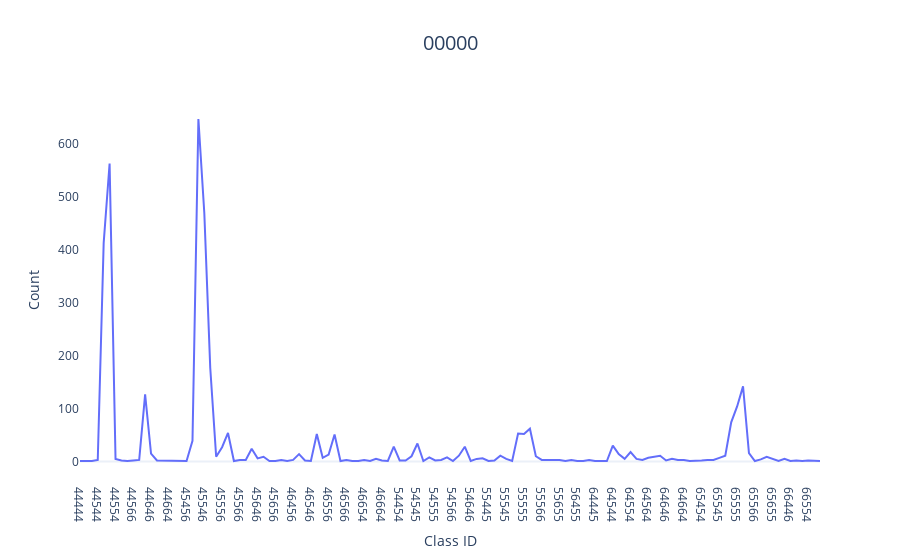
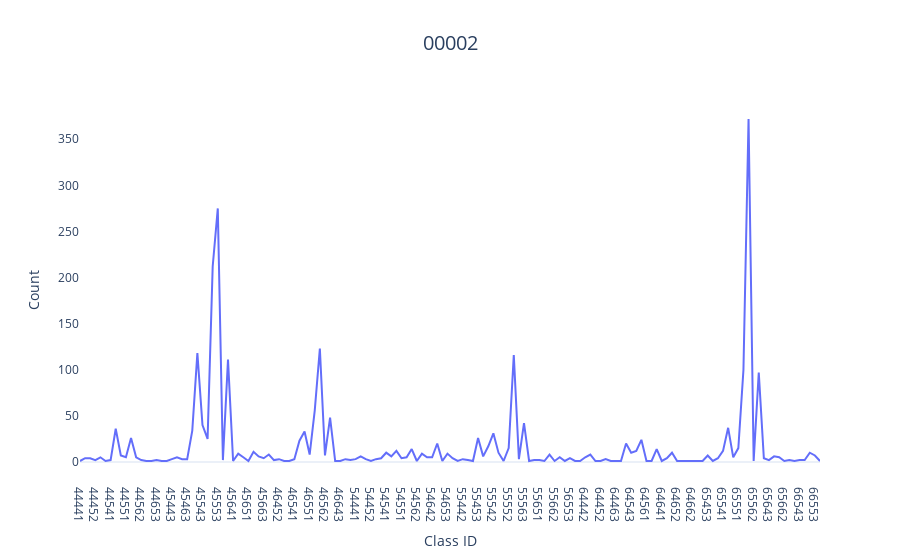
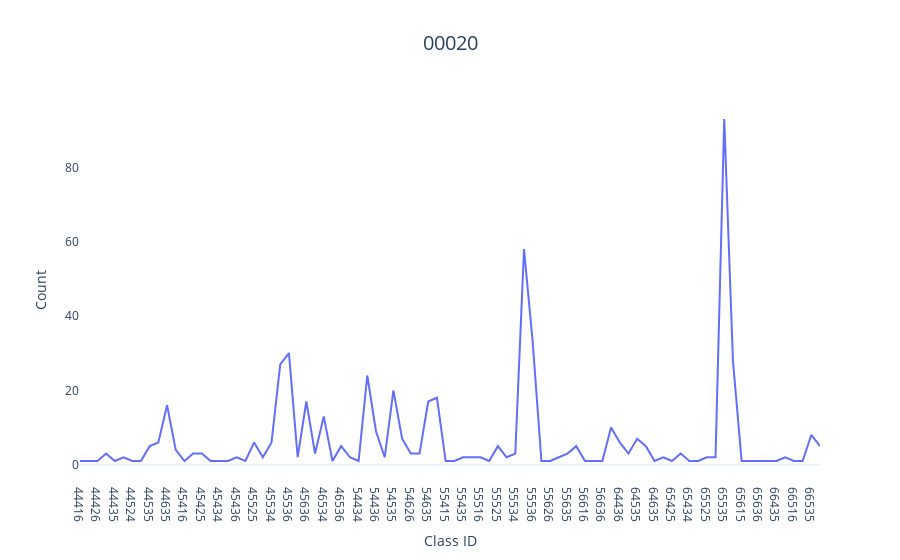
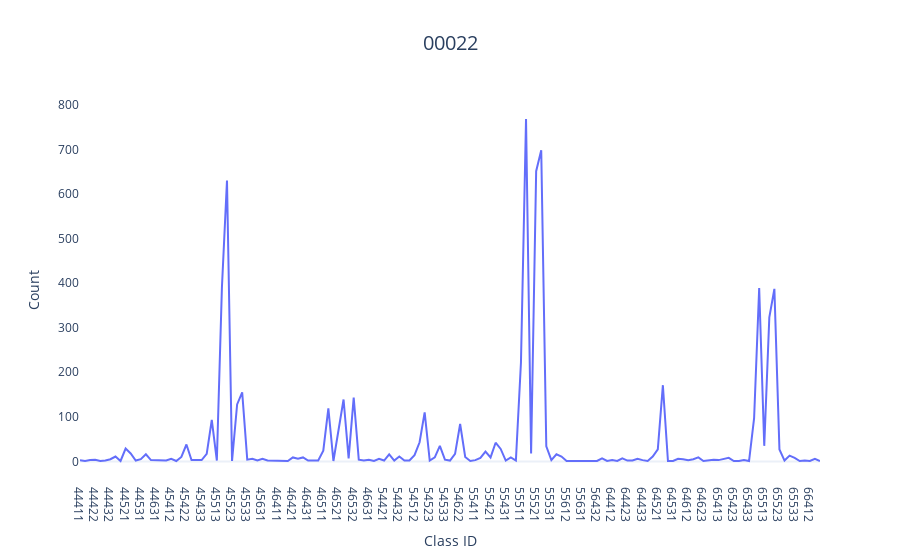

Here is the notebook cell these charts were saved with, in order:
### Code cell
PDB_SS.plot_binary_to_sixclass_incidence(light=True, save=False, savedir='/Users/egs/repos/proteusPy/documents/classes')

### Figure 1 — Plotly figure (JSON) as saved in the notebook; plotly's stock layout.template omitted (floating-point values rounded to 4 significant figures)
{"data": [{"hovertemplate": "Class ID=%{x}<br>Count=%{y}<extra></extra>", "legendgroup": "", "line": {"color": "#636efa", "dash": "solid"}, "marker": {"symbol": "circle"}, "mode": "lines", "name": "", "orientation": "v", "showlegend": false, "type": "scatter", "x": ["44444", "44445", "44464", "44544", "44545", "44546", "44554", "44555", "44564", "44566", "44644", "44645", "44646", "44654", "44656", "44664", "45444", "45446", "45456", "45544", "45545", "45546", "45554", "45555", "45556", "45564", "45565", "45566", "45644", "45645", "45646", "45654", "45655", "45656", "45664", "46444", "46456", "46544", "46545", "46546", "46554", "46555", "46556", "46564", "46565", "46566", "46644", "46645", "46654", "46655", "46656", "46664", "54444", "54445", "54454", "54466", "54544", "54545", "54546", "54554", "54555", "54556", "54564", "54566", "54644", "54645", "54646", "54654", "54655", "55445", "55454", "55544", "55545", "55546", "55554", "55555", "55556", "55564", "55566", "55645", "55654", "55655", "55656", "55664", "56455", "56464", "56554", "64445", "64446", "64456", "64544", "64545", "64546", "64554", "64555", "64556", "64564", "64644", "64645", "64646", "64654", "64655", "64664", "65445", "65446", "65454", "65455", "65544", "65545", "65546", "65554", "65555", "65556", "65564", "65566", "65645", "65654", "65655", "65656", "65664", "66446", "66455", "66544", "66554", "66555", "66556"], "xaxis": "x", "y": [1, 1, 1, 3, 413, 563, 5, 2, 1, 2, 3, 127, 15, 2, 2, 1, 1, 2, 1, 39, 647, 469, 177, 9, 27, 54, 1, 3, 3, 24, 6, 9, 1, 1, 3, 1, 3, 14, 2, 1, 52, 7, 13, 51, 1, 3, 1, 1, 3, 1, 5, 2, 1, 28, 2, 2, 10, 34, 1, 8, 2, 3, 8, 1, 11, 28, 1, 5, 6, 1, 2, 11, 5, 1, 53, 52, 62, 10, 3, 3, 3, 3, 1, 3, 1, 1, 3, 1, 1, 1, 30, 14, 5, 18, 5, 3, 7, 9, 11, 2, 5, 3, 3, 1, 1, 2, 3, 3, 7, 11, 74, 104, 142, 16, 1, 4, 9, 5, 1, 5, 1, 2, 1, 2, 2, 1], "yaxis": "y"}], "layout": {"legend": {"tracegroupgap": 0}, "showlegend": true, "title": {"font": {"size": 20}, "text": "00000", "x": 0.5}, "xaxis": {"anchor": "y", "domain": [0, 1], "showgrid": false, "title": {"text": "Class ID"}}, "yaxis": {"anchor": "x", "domain": [0, 1], "showgrid": false, "title": {"text": "Count"}}}}

### Figure 2 — Plotly figure (JSON) as saved in the notebook; plotly's stock layout.template omitted (floating-point values rounded to 4 significant figures; data arrays with more than 128 entries replaced by an {"elided": "..."} marker saying what was removed)
{"data": [{"hovertemplate": "Class ID=%{x}<br>Count=%{y}<extra></extra>", "legendgroup": "", "line": {"color": "#636efa", "dash": "solid"}, "marker": {"symbol": "circle"}, "mode": "lines", "name": "", "orientation": "v", "showlegend": false, "type": "scatter", "x": {"elided": "146 str values"}, "xaxis": "x", "y": {"elided": "146 int values"}, "yaxis": "y"}], "layout": {"legend": {"tracegroupgap": 0}, "showlegend": true, "title": {"font": {"size": 20}, "text": "00002", "x": 0.5}, "xaxis": {"anchor": "y", "domain": [0, 1], "showgrid": false, "title": {"text": "Class ID"}}, "yaxis": {"anchor": "x", "domain": [0, 1], "showgrid": false, "title": {"text": "Count"}}}}

### Figure 3 — Plotly figure (JSON) as saved in the notebook; plotly's stock layout.template omitted (floating-point values rounded to 4 significant figures)
{"data": [{"hovertemplate": "Class ID=%{x}<br>Count=%{y}<extra></extra>", "legendgroup": "", "line": {"color": "#636efa", "dash": "solid"}, "marker": {"symbol": "circle"}, "mode": "lines", "name": "", "orientation": "v", "showlegend": false, "type": "scatter", "x": ["44416", "44425", "44426", "44434", "44435", "44436", "44524", "44526", "44535", "44536", "44635", "44636", "45416", "45424", "45425", "45426", "45434", "45435", "45436", "45524", "45525", "45526", "45534", "45535", "45536", "45635", "45636", "46525", "46534", "46535", "46536", "54426", "54434", "54435", "54436", "54526", "54535", "54536", "54626", "54634", "54635", "54636", "55415", "55426", "55435", "55436", "55516", "55524", "55525", "55526", "55534", "55535", "55536", "55625", "55626", "55634", "55635", "55636", "56616", "56626", "56636", "64435", "64436", "64534", "64535", "64536", "64635", "64636", "65425", "65426", "65434", "65436", "65525", "65526", "65535", "65536", "65615", "65635", "65636", "66416", "66435", "66436", "66516", "66526", "66535", "66536"], "xaxis": "x", "y": [1, 1, 1, 3, 1, 2, 1, 1, 5, 6, 16, 4, 1, 3, 3, 1, 1, 1, 2, 1, 6, 2, 6, 27, 30, 2, 17, 3, 13, 1, 5, 2, 1, 24, 9, 2, 20, 7, 3, 3, 17, 18, 1, 1, 2, 2, 2, 1, 5, 2, 3, 58, 33, 1, 1, 2, 3, 5, 1, 1, 1, 10, 6, 3, 7, 5, 1, 2, 1, 3, 1, 1, 2, 2, 93, 28, 1, 1, 1, 1, 1, 2, 1, 1, 8, 5], "yaxis": "y"}], "layout": {"legend": {"tracegroupgap": 0}, "showlegend": true, "title": {"font": {"size": 20}, "text": "00020", "x": 0.5}, "xaxis": {"anchor": "y", "domain": [0, 1], "showgrid": false, "title": {"text": "Class ID"}}, "yaxis": {"anchor": "x", "domain": [0, 1], "showgrid": false, "title": {"text": "Count"}}}}

### Figure 4 — Plotly figure (JSON) as saved in the notebook; plotly's stock layout.template omitted (floating-point values rounded to 4 significant figures; data arrays with more than 128 entries replaced by an {"elided": "..."} marker saying what was removed)
{"data": [{"hovertemplate": "Class ID=%{x}<br>Count=%{y}<extra></extra>", "legendgroup": "", "line": {"color": "#636efa", "dash": "solid"}, "marker": {"symbol": "circle"}, "mode": "lines", "name": "", "orientation": "v", "showlegend": false, "type": "scatter", "x": {"elided": "147 str values"}, "xaxis": "x", "y": {"elided": "147 int values"}, "yaxis": "y"}], "layout": {"legend": {"tracegroupgap": 0}, "showlegend": true, "title": {"font": {"size": 20}, "text": "00022", "x": 0.5}, "xaxis": {"anchor": "y", "domain": [0, 1], "showgrid": false, "title": {"text": "Class ID"}}, "yaxis": {"anchor": "x", "domain": [0, 1], "showgrid": false, "title": {"text": "Count"}}}}
